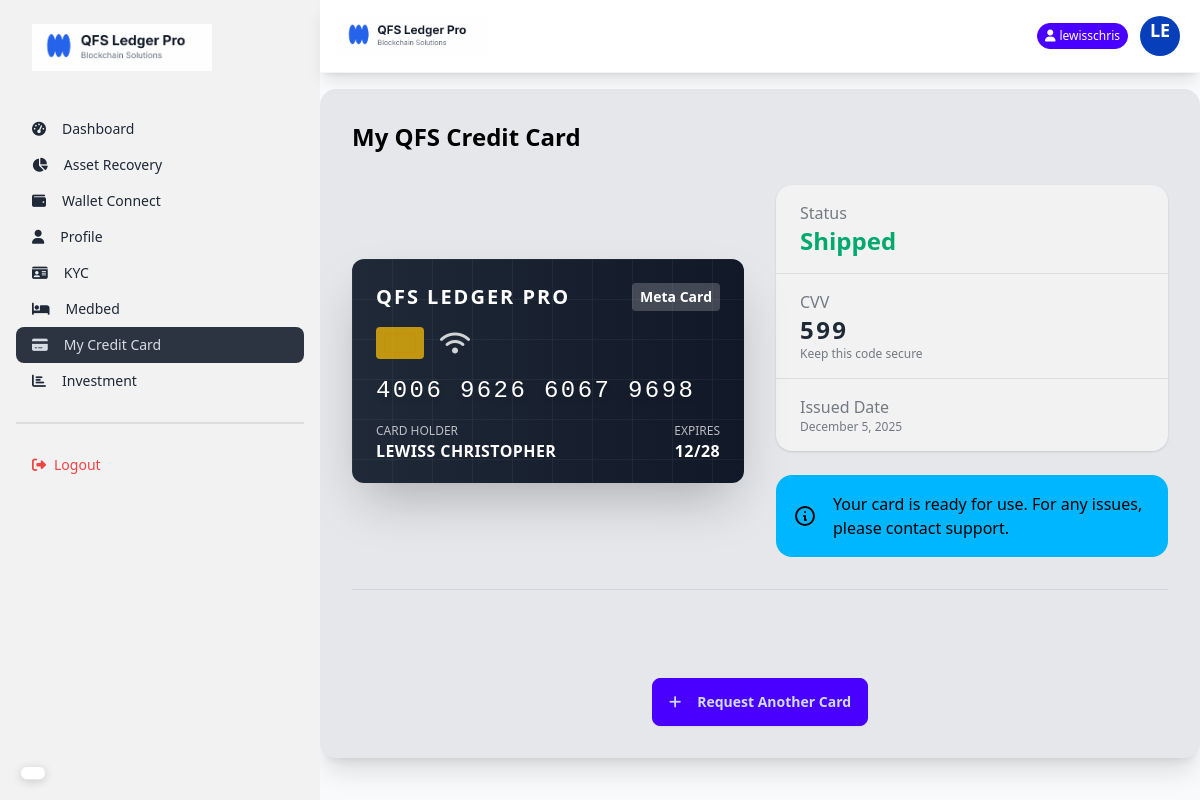
Before: /credit-card/details/ (signed in) with the older database file.
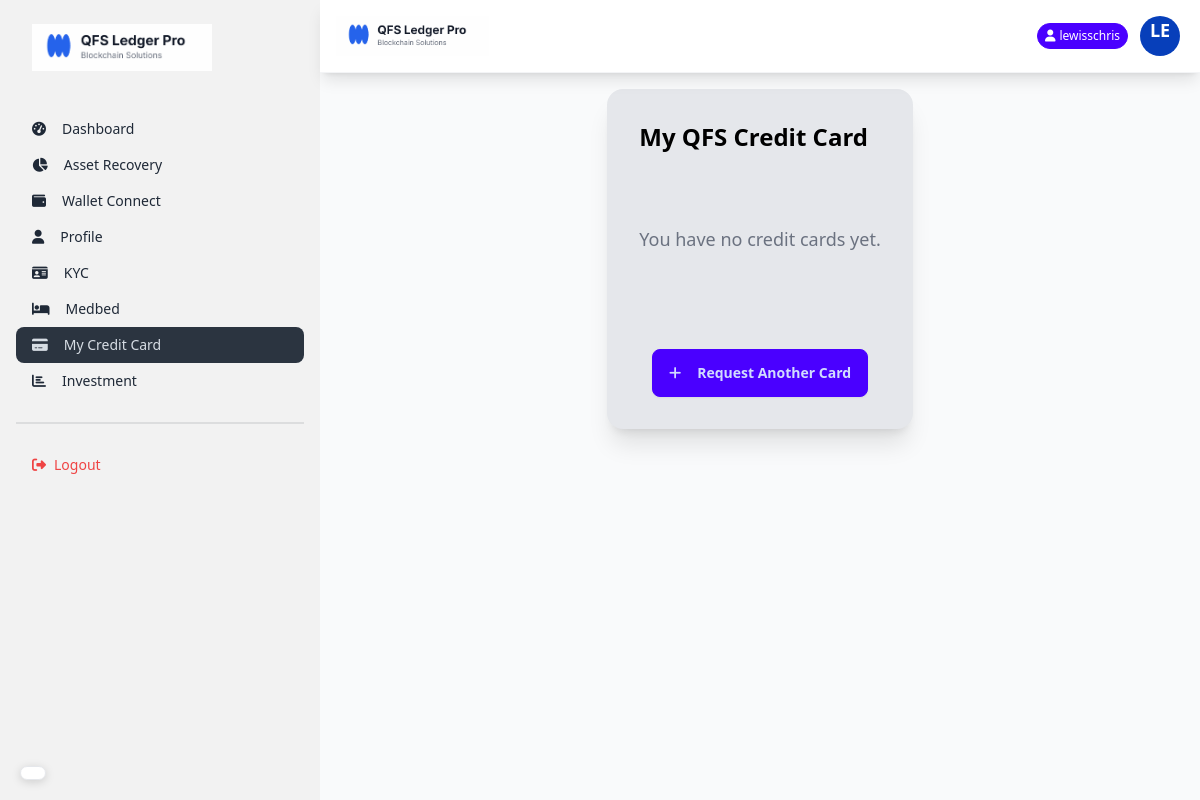
After: the same page with the newer database file.
### core/models.py (models this page shows, shortened)
class CreditCardRequest(models.Model):
    STATUS_CHOICES = [
        ('pending', 'Pending'),
        ('approved', 'Approved'),
        ('rejected', 'Rejected'),
        ('shipped', 'Shipped'),
        ('active', 'Active'),
        ('banned', 'Banned'),
        ('suspended', 'Suspended'),
    ]
    user = models.ForeignKey(User, on_delete=models.CASCADE)
    card_type = models.ForeignKey(CreditCardType, on_delete=models.CASCADE)
    full_name = models.CharField(max_length=200)
    phone_number = models.CharField(max_length=20)
    address = models.TextField()
    status = models.CharField(max_length=20, choices=STATUS_CHOICES, default='pending')
    card_number = models.CharField(max_length=19, blank=True, null=True)
    cvv = models.CharField(max_length=3, blank=True, null=True)
    expiry_date = models.CharField(max_length=7, blank=True, null=True)  # Format: MM/YY
    is_banned = models.BooleanField(default=False)
    ban_reason = models.TextField(blank=True, null=True)
    daily_limit = models.DecimalField(max_digits=10, decimal_places=2, default=10000.00)
    monthly_limit = models.DecimalField(max_digits=10, decimal_places=2, default=100000.00)
    created_at = models.DateTimeField(auto_now_add=True)
    updated_at = models.DateTimeField(auto_now=True)

class CreditCardType(models.Model):
    name = models.CharField(max_length=100)
    fee = models.DecimalField(max_digits=10, decimal_places=2, help_text="Fee in USD")
    description = models.TextField()
    image = models.ImageField(upload_to='credit_cards/', blank=True, null=True)

### core/views.py (the view)
# urls.py: path('credit-card/details/', views.credit_card_details_view, name='credit_card_details'),
@login_required
def credit_card_details_view(request):
    active_cards = CreditCardRequest.objects.filter(user=request.user, status__in=['pending', 'approved', 'shipped', 'active', 'rejected', 'banned', 'suspended'])
    return render(request, 'credit_card_details.html', {'active_cards': active_cards})

### core/templates/credit_card_details.html (shortened to what the changed rows need)
{% extends 'layout.html' %}
{% block content %}
<div class="max-w-4xl mx-auto py-4">
    <div class="card bg-gray-200 shadow-xl">
        <div class="card-body">
            <h2 class="card-title text-2xl mb-6 text-black">My QFS Credit Card</h2>
            {% for card_request in active_cards %}
            <div
                class="grid grid-cols-1 md:grid-cols-2 gap-8 items-center mb-12 border-b border-gray-300 pb-8 last:border-0 last:pb-0">
                <div
                    class="relative w-full h-56 bg-gradient-to-r from-gray-800 to-gray-900 rounded-xl shadow-2xl overflow-hidden text-white p-6">
                    <div class="absolute top-0 left-0 w-full h-full opacity-10">
                        <svg width="100%" height="100%" xmlns="http://www.w3.org/2000/svg">
                            <defs>
                                <pattern id="grid" width="40" height="40" patternUnits="userSpaceOnUse">
                                    <path d="M 40 0 L 0 0 0 40" fill="none" stroke="white" stroke-width="1" />
                                </pattern>
                            </defs>
                            <rect width="100%" height="100%" fill="url(#grid)" />
                        </svg>
                    </div>
                    <div class="relative z-10 flex flex-col justify-between h-full">
                        <div class="flex justify-between items-start">
                            <div class="text-xl font-bold tracking-widest">QFS LEDGER PRO</div>
                            <div class="text-sm font-semibold bg-white/20 px-2 py-1 rounded">{{ card_request.card_type.name }}</div>
                        </div>
                        <div class="flex items-center gap-4 my-4">
                            <div class="w-12 h-8 bg-yellow-500/80 rounded flex items-center justify-center">
                                <div class="w-8 h-5 border border-yellow-600/50 rounded-sm"></div>
                            </div>
                            <i class="fas fa-wifi text-2xl opacity-80"></i>
                        </div>
                        <div class="space-y-4">
                            <div class="text-2xl font-mono tracking-widest drop-shadow-md">
                                {{ card_request.card_number|default:"XXXX XXXX XXXX XXXX" }}
                            </div>
                            <div class="flex justify-between items-end">
                                <div>
                                    <div class="text-xs opacity-70 uppercase">Card Holder</div>
                                    <div class="font-semibold tracking-wide uppercase">{{ card_request.user.get_full_name|default:card_request.user.username }}</div>
                                </div>
                                <div class="text-right">
                                    <div class="text-xs opacity-70 uppercase">Expires</div>
                                    <div class="font-semibold tracking-wide">{{ card_request.expiry_date|default:"MM/YY" }}</div>
                                </div>
                            </div>
                        </div>
                    </div>
                </div>
                <div class="space-y-6">
                    <div class="stats stats-vertical shadow w-full bg-base-200">
                        <div class="stat">
                            <div class="stat-title">Status</div>
                            <div class="stat-value text-success text-2xl">{{ card_request.get_status_display }}</div>
                        </div>
                        <div class="stat">
                            <div class="stat-title">CVV</div>
                            <div class="stat-value text-2xl tracking-widest">
                                {% if card_request.cvv %}
                                {{ card_request.cvv }}
                                {% else %}
                                ***
                                {% endif %}
                            </div>
                            <div class="stat-desc">Keep this code secure</div>
                        </div>
                        <div class="stat">
                            <div class="stat-title">Issued Date</div>
                            <div class="stat-desc">{{ card_request.created_at|date:"F j, Y" }}</div>
                        </div>
                    </div>
                    <div class="alert alert-info">
                        <svg xmlns="http://www.w3.org/2000/svg" fill="none" viewBox="0 0 24 24"
                            class="stroke-current shrink-0 w-6 h-6">
                            <path stroke-linecap="round" stroke-linejoin="round" stroke-width="2"
                                d="M13 16h-1v-4h-1m1-4h.01M21 12a9 9 0 11-18 0 9 9 0 0118 0z"></path>
                        </svg>
                        <span>Your card is ready for use. For any issues, please contact support.</span>
                    </div>
                </div>
            </div>
            {% endfor %}
            {% if not active_cards %}
            <div class="text-center py-10">
                <p class="text-lg text-gray-500 mb-4">You have no credit cards yet.</p>
            </div>
            {% endif %}
        </div>
    </div>
</div>
{% endblock %}

Changed rows visible on the page:
removed CreditCardRequest: card_type.name "Meta Card", card_number "4006 9626 6067 9698", user.get_full_name "LEWISS CHRISTOPHER", expiry_date "12/28", status "Shipped", cvv "599", created_at "December 5, 2025"
Other visible differences:
text now shown: "You have no credit cards yet."
